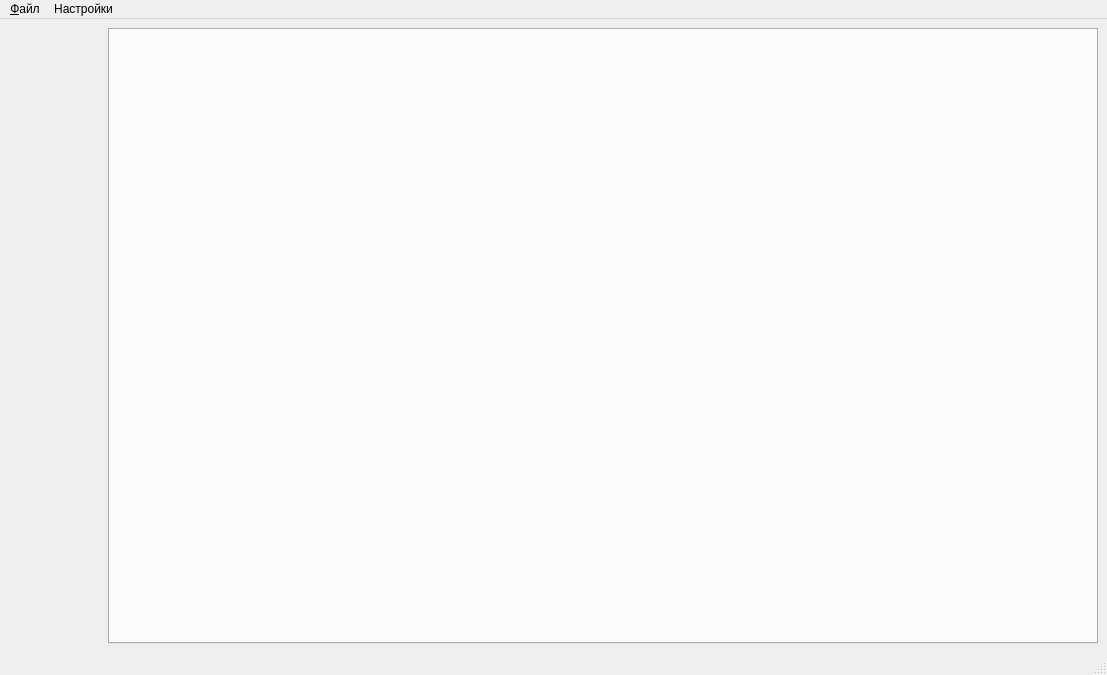
<?xml version="1.0" encoding="UTF-8"?>
<ui version="4.0">
 <class>MainWindow</class>
 <widget class="QMainWindow" name="MainWindow">
  <property name="geometry">
   <rect>
    <x>0</x>
    <y>0</y>
    <width>1107</width>
    <height>675</height>
   </rect>
  </property>
  <property name="windowTitle">
   <string>Измерение демодуляторов</string>
  </property>
  <widget class="QWidget" name="centralwidget">
   <layout class="QHBoxLayout" name="horizontalLayout" stretch="1,10">
    <item>
     <layout class="QVBoxLayout" name="layInstrs">
      <property name="spacing">
       <number>0</number>
      </property>
      <property name="leftMargin">
       <number>0</number>
      </property>
      <item>
       <spacer name="verticalSpacer">
        <property name="orientation">
         <enum>Qt::Vertical</enum>
        </property>
        <property name="sizeHint" stdset="0">
         <size>
          <width>20</width>
          <height>40</height>
         </size>
        </property>
       </spacer>
      </item>
     </layout>
    </item>
    <item>
     <widget class="QTabWidget" name="tabWidget">
      <property name="currentIndex">
       <number>-1</number>
      </property>
     </widget>
    </item>
   </layout>
  </widget>
  <widget class="QMenuBar" name="menubar">
   <property name="geometry">
    <rect>
     <x>0</x>
     <y>0</y>
     <width>1107</width>
     <height>22</height>
    </rect>
   </property>
   <widget class="QMenu" name="menu">
    <property name="title">
     <string>&amp;Файл</string>
    </property>
    <addaction name="actExit"/>
   </widget>
   <widget class="QMenu" name="menu_2">
    <property name="title">
     <string>Настройки</string>
    </property>
    <addaction name="actParams"/>
   </widget>
   <addaction name="menu"/>
   <addaction name="menu_2"/>
  </widget>
  <widget class="QStatusBar" name="statusbar"/>
  <action name="actExit">
   <property name="text">
    <string>Выход</string>
   </property>
   <property name="toolTip">
    <string>Выйти из приложения</string>
   </property>
   <property name="statusTip">
    <string>Выйти из приложения</string>
   </property>
  </action>
  <action name="actParams">
   <property name="text">
    <string>Параметры...</string>
   </property>
  </action>
 </widget>
 <resources/>
 <connections>
  <connection>
   <sender>actExit</sender>
   <signal>triggered()</signal>
   <receiver>MainWindow</receiver>
   <slot>close()</slot>
   <hints>
    <hint type="sourcelabel">
     <x>-1</x>
     <y>-1</y>
    </hint>
    <hint type="destinationlabel">
     <x>361</x>
     <y>238</y>
    </hint>
   </hints>
  </connection>
 </connections>
</ui>
